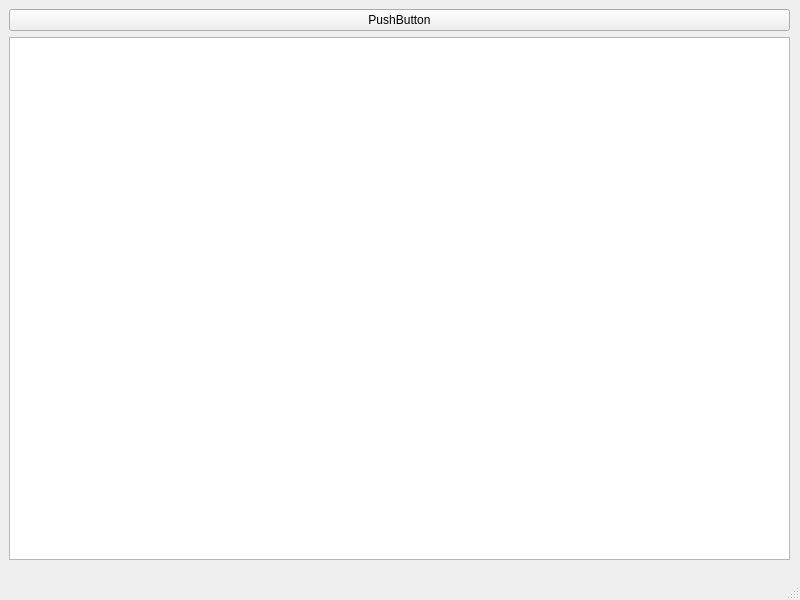
<?xml version="1.0" encoding="UTF-8"?>
<ui version="4.0">
 <class>throwform</class>
 <widget class="QMainWindow" name="throwform">
  <property name="geometry">
   <rect>
    <x>0</x>
    <y>0</y>
    <width>800</width>
    <height>600</height>
   </rect>
  </property>
  <property name="windowTitle">
   <string>throwform</string>
  </property>
  <widget class="QWidget" name="centralwidget">
   <widget class="QWidget" name="gridLayoutWidget">
    <property name="geometry">
     <rect>
      <x>9</x>
      <y>9</y>
      <width>781</width>
      <height>551</height>
     </rect>
    </property>
    <layout class="QGridLayout" name="gridLayout">
     <item row="0" column="0">
      <widget class="QPushButton" name="pushButton">
       <property name="text">
        <string>PushButton</string>
       </property>
      </widget>
     </item>
     <item row="1" column="0">
      <widget class="QTableView" name="tableView"/>
     </item>
    </layout>
   </widget>
  </widget>
  <widget class="QMenuBar" name="menubar">
   <property name="geometry">
    <rect>
     <x>0</x>
     <y>0</y>
     <width>800</width>
     <height>21</height>
    </rect>
   </property>
  </widget>
  <widget class="QStatusBar" name="statusbar"/>
 </widget>
 <resources/>
 <connections/>
</ui>
